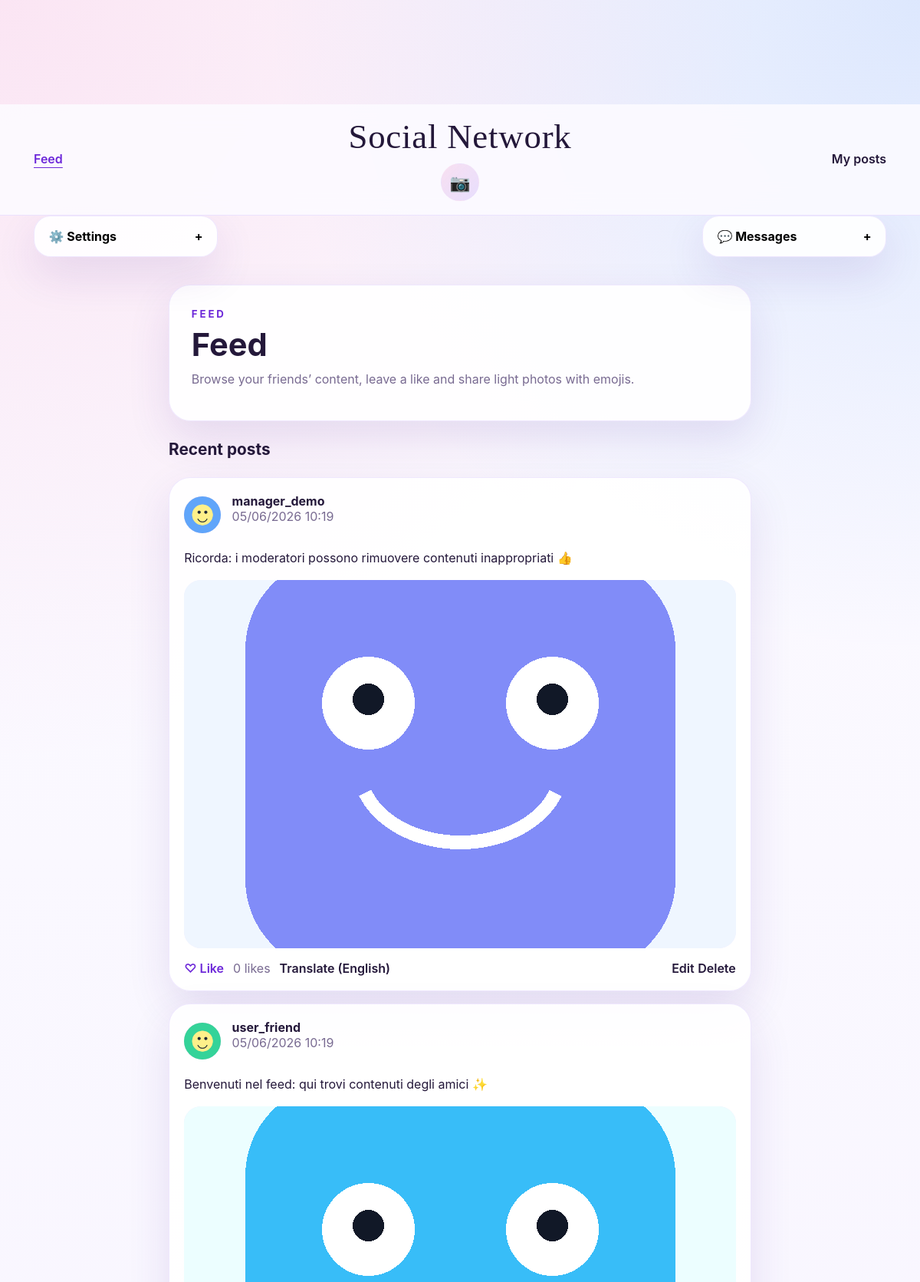
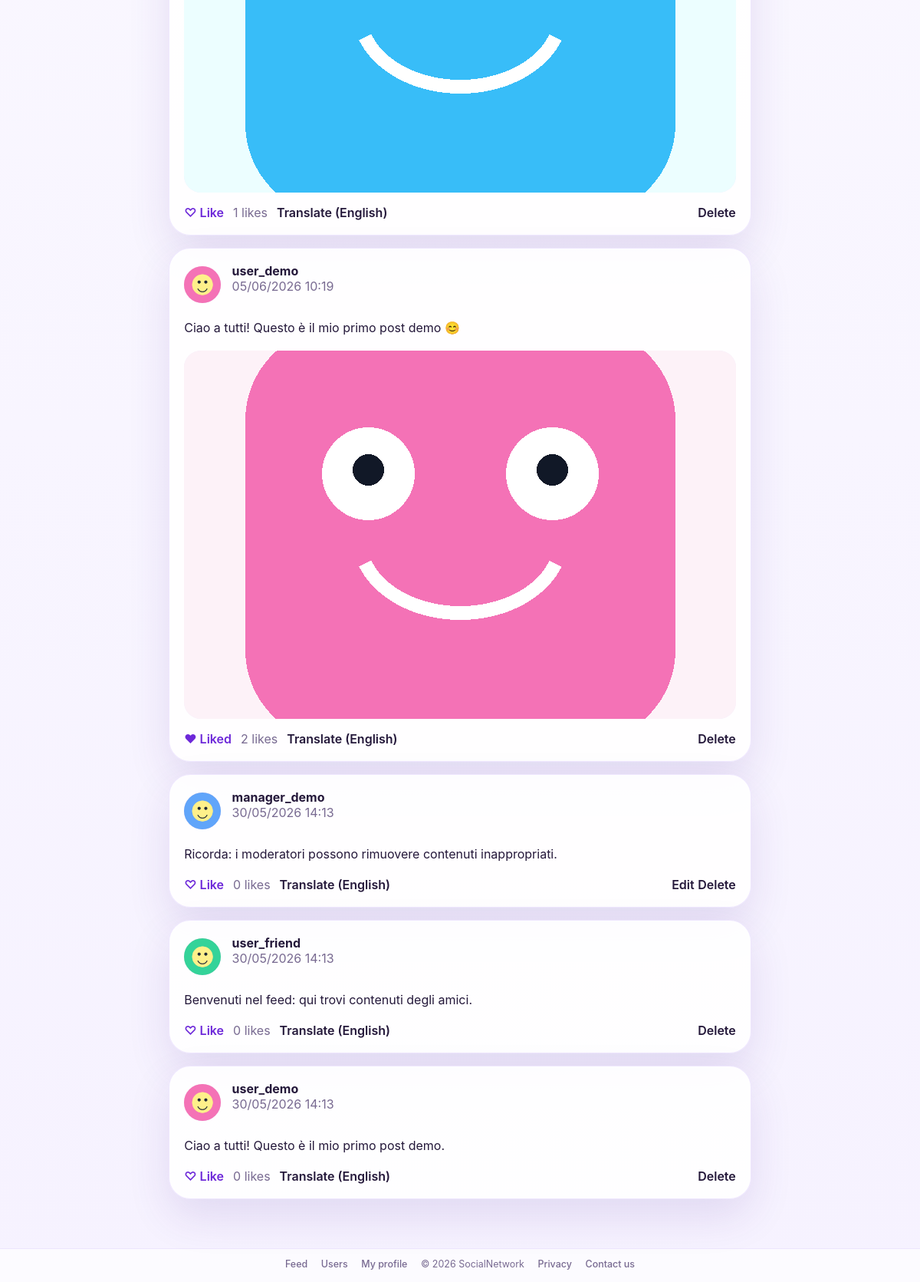
Screenshot of / (signed in) with the database file from the repository (2 pictures, top to bottom).
### social/models.py (models this page shows, shortened)
class Post(models.Model):
    author = models.ForeignKey(settings.AUTH_USER_MODEL, on_delete=models.CASCADE, related_name='posts')
    content = models.TextField(max_length=500)
    image = models.ImageField(upload_to='posts/', blank=True, null=True)
    liked_by = models.ManyToManyField(settings.AUTH_USER_MODEL, related_name='liked_posts', blank=True)
    created_at = models.DateTimeField(auto_now_add=True)
    updated_at = models.DateTimeField(auto_now=True)
    class Meta:
        ordering = ['-created_at']

### accounts/models.py (models this page shows, shortened)
class User(AbstractUser):
    class Roles(models.TextChoices):
        STANDARD = 'standard', 'Standard User'
        MODERATOR = 'moderator', 'Moderator'
    role = models.CharField(max_length=20, choices=Roles.choices, default=Roles.STANDARD)
    bio = models.TextField(blank=True)
    profile_image = models.ImageField(upload_to='profiles/', blank=True, null=True)
    def is_moderator(self):
        return self.role == self.Roles.MODERATOR

### social/views.py (the view)
# urls.py: path('', FeedView.as_view(), name='feed'),
class FeedView(LoginRequiredMixin, ListView):
    model = Post
    template_name = 'social/feed.html'
    context_object_name = 'posts'
    def get_queryset(self):
        base_queryset = Post.objects.select_related('author').prefetch_related('liked_by')
        if self.request.user.is_moderator():
            return base_queryset.all()
        friend_ids = User.objects.filter(friendship_filter_for(self.request.user)).values_list('id', flat=True)
        visible_ids = list(friend_ids) + [self.request.user.id]
        return base_queryset.filter(author_id__in=visible_ids)
    def get_context_data(self, **kwargs):
        context = super().get_context_data(**kwargs)
        context['pending_requests'] = FriendRequest.objects.filter(
            to_user=self.request.user,
            status=FriendRequest.Status.PENDING,
        ).select_related('from_user')
        context['unread_notifications'] = Notification.objects.filter(user=self.request.user, read=False)
        context['liked_post_ids'] = set(self.request.user.liked_posts.values_list('id', flat=True))
        context['page_title'] = 'Feed'
        return context

### templates/social/feed.html (shortened to what this page needs)
{% extends 'base.html' %}
{% block content %}
<section class="page-intro">
    <div>
        <p class="eyebrow" data-i18n-key="feedEyebrow">Feed</p>
        <h1>{{ page_title }}</h1>
        <p class="section-copy" data-i18n-key="feedDescription">Scorri i contenuti dei tuoi amici, lascia un like e condividi foto leggere con emoji.</p>
    </div>
</section>
<section class="stack-section">
    <div class="section-heading">
        <h2 data-i18n-key="recentPostsTitle">Post recenti</h2>
    </div>
    <div class="feed-stack">
        {% for post in posts %}
            {% include 'social/_post_card.html' %}
        {% empty %}
            <div class="empty-state">
                <p data-i18n-key="noPostsMessage">Nessun post da mostrare nel feed.</p>
                <a class="pill-link" href="{% url 'social:post-create' %}" data-i18n-key="createFirstPostAction">Crea il primo post</a>
            </div>
        {% endfor %}
    </div>
</section>
{% endblock %}

### templates/social/_post_card.html (shortened to what this page needs)
<article class="post-card" id="post-{{ post.pk }}">
    <div class="post-card__header">
        <a class="avatar avatar--small" href="{% url 'accounts:profile-detail' post.author.pk %}">
            {% if post.author.profile_image %}
                <img src="{{ post.author.profile_image.url }}" alt="Foto profilo di {{ post.author.username }}">
            {% else %}
                <span>{{ post.author.username|slice:':1'|upper }}</span>
            {% endif %}
        </a>
        <div>
            <a class="post-card__author" href="{% url 'accounts:profile-detail' post.author.pk %}">{{ post.author.username }}</a>
            <p class="post-card__meta">{{ post.created_at|date:'d/m/Y H:i' }}</p>
        </div>
    </div>
    <div class="post-card__body">
        <p class="post-card__text" data-post-text>{{ post.content|linebreaksbr }}</p>
        {% if post.image %}
            <img class="post-card__image" src="{{ post.image.url }}" alt="Immagine del post di {{ post.author.username }}">
        {% endif %}
    </div>
    <div class="post-card__actions">
        <form method="post" action="{% url 'social:post-like' post.pk %}" class="inline-form">
            <button class="text-button text-button--like" type="submit" data-like-button data-like-state="{% if post.pk in liked_post_ids %}liked{% else %}default{% endif %}">
            </button>
            <span class="post-card__likes" data-likes-count="{{ post.liked_by.count }}">{{ post.liked_by.count }} like</span>
            <button class="text-button text-button--translate" type="button" data-post-translate>Traduci (Italiano)</button>
        </form>
        <div class="post-card__owner-actions">
            {% if user.pk == post.author.pk %}
                <a class="text-button" href="{% url 'social:post-update' post.pk %}" data-i18n-key="editAction">Modifica</a>
            {% endif %}
            {% if user.pk == post.author.pk or user.is_moderator %}
                <a class="text-button text-button--danger" href="{% url 'social:post-delete' post.pk %}" data-i18n-key="deleteAction">Elimina</a>
            {% endif %}
        </div>
    </div>
</article>

### static/css/app.css (style rules this page uses)
:root { --bg: #f6f2ff; --surface: rgba(255, 255, 255, 0.9); --surface-strong: #ffffff; --text: #24183a; --muted: #786a91; --accent: #8b5cf6; --accent-strong: #6d28d9; --accent-soft: rgba(139, 92, 246, 0.12); --danger: #dc2626; --success: #15803d; --shadow: 0 22px 55px rgba(76, 29, 149, 0.12); --border: rgba(139, 92, 246, 0.14); --bg-top-left: rgba(244, 114, 182, 0.16); --bg-top-right: rgba(59, 130, 246, 0.16); --bg-gradient-start: #fcfbff; --header-bg: rgba(252, 251, 255, 0.88); --header-border: rgba(139, 92, 246, 0.14); --footer-bg: rgba(255, 255, 255, 0.72); --field-border: rgba(139, 92, 246, 0.2); --input-bg: rgba(255, 255, 255, 0.95); }
* { box-sizing: border-box; }
html { scroll-behavior: smooth; }
body { margin: 0; min-height: 100vh; color: var(--text); background: radial-gradient(circle at top left, var(--bg-top-left), transparent 28%), radial-gradient(circle at top right, var(--bg-top-right), transparent 24%), linear-gradient(180deg, var(--bg-gradient-start) 0%, var(--bg) 100%); font-family: Inter, system-ui, -apple-system, BlinkMacSystemFont, 'Segoe UI', sans-serif; }
a { color: inherit; }
img { max-width: 100%; display: block; }
button, input, textarea { font: inherit; }
.body--app { padding-top: 9rem; }
.nav-text-link, .text-button, .site-footer a { background: transparent; border: none; padding: 0; color: var(--text); text-decoration: none; font-weight: 600; transition: color 0.2s ease, text-decoration-color 0.2s ease; text-underline-offset: 0.3rem; cursor: pointer; }
.text-button--like { color: var(--accent-strong); }
.page-intro, .hero-card, .auth-card, .profile-hero, .editor-card, .chat-card, .info-card, .post-card, .person-card, .empty-state { background: var(--surface); border: 1px solid var(--border); border-radius: 28px; box-shadow: var(--shadow); }
.page-intro, .hero-card, .auth-card, .profile-hero, .editor-card, .chat-card, .empty-state { padding: 1.8rem; }
.eyebrow { margin: 0 0 0.45rem; color: var(--accent-strong); font-size: 0.83rem; letter-spacing: 0.18rem; text-transform: uppercase; font-weight: 700; }
h1, h2, h3, p { margin-top: 0; }
h1 { margin-bottom: 0.6rem; font-size: clamp(1.85rem, 4vw, 2.6rem); }
h2 { margin-bottom: 0.8rem; font-size: 1.3rem; }
.section-copy, .helper-text, .post-card__meta, .chat-bubble__time, .post-card__likes { color: var(--muted); }
.stack-section, .feed-stack, .stack-grid, .people-grid { margin-top: 1.5rem; }
.stack-grid, .feed-stack { display: grid; gap: 1rem; }
.info-card, .person-card, .post-card { padding: 1.2rem; }
.post-card__header, .post-card__actions, .action-row, .profile-meta, .hero-card__aside, .emoji-picker__actions { display: flex; align-items: center; gap: 0.9rem; flex-wrap: wrap; }
.post-card__header { margin-bottom: 1rem; }
.post-card__author { font-weight: 700; text-decoration: none; }
.post-card__text { margin-bottom: 1rem; line-height: 1.6; white-space: normal; }
.post-card__image { width: 100%; max-height: 480px; object-fit: cover; border-radius: 22px; margin-top: 1rem; background: #f2ecff; }
.post-card__actions { justify-content: space-between; margin-top: 1rem; }
.avatar { flex-shrink: 0; display: inline-flex; align-items: center; justify-content: center; border-radius: 50%; overflow: hidden; background: linear-gradient(135deg, rgba(236, 72, 153, 0.3), rgba(139, 92, 246, 0.3)); color: var(--accent-strong); font-weight: 700; }
.avatar img { width: 100%; height: 100%; object-fit: cover; }
.avatar--small { width: 3rem; height: 3rem; }
.inline-form { display: inline-flex; align-items: center; gap: 0.75rem; flex-wrap: wrap; }
@media (max-width: 1200px) { .body--app { padding-top: 8.5rem; } }

### rows the page displays
Post: author.profile_image (picture), author.username "manager_demo", created_at "05/06/2026 10:19", content "Ricorda: i moderatori possono rimuovere contenuti inappropriati 👍", image (picture), shows "Edit", shows "Delete"
Post: author.profile_image (picture), author.username "user_friend", created_at "05/06/2026 10:19", content "Benvenuti nel feed: qui trovi contenuti degli amici ✨", image (picture), shows "Delete"
Post: author.profile_image (picture), author.username "user_demo", created_at "05/06/2026 10:19", content "Ciao a tutti! Questo è il mio primo post demo 😊", image (picture), shows "Delete"
Post: author.profile_image (picture), author.username "manager_demo", created_at "30/05/2026 14:13", content "Ricorda: i moderatori possono rimuovere contenuti inappropriati.", shows "Edit", shows "Delete"
Post: author.profile_image (picture), author.username "user_friend", created_at "30/05/2026 14:13", content "Benvenuti nel feed: qui trovi contenuti degli amici.", shows "Delete"
Post: author.profile_image (picture), author.username "user_demo", created_at "30/05/2026 14:13", content "Ciao a tutti! Questo è il mio primo post demo.", shows "Delete"

### other values shown
{{ page_title }} "Feed"
